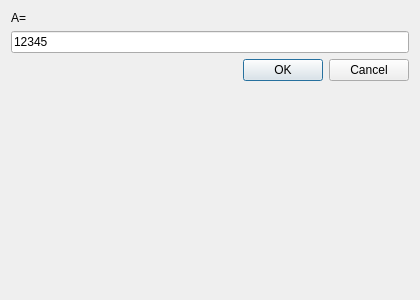
<?xml version="1.0" encoding="UTF-8"?>
<ui version="4.0"><class>Dialog</class><widget class="QDialog" name="Dialog"><property name="geometry"><rect><x>0</x><y>0</y><width>420</width><height>300</height></rect></property><property name="windowTitle"><string>Label 3</string></property><layout class="QVBoxLayout" name="verticalLayout"><property name="leftMargin"><number>11</number></property><property name="topMargin"><number>11</number></property><property name="rightMargin"><number>11</number></property><property name="bottomMargin"><number>11</number></property><property name="spacing"><number>6</number></property><item><widget class="QLabel" name="label_1"><property name="text"><string>A=</string></property></widget></item><item><widget class="QLineEdit" name="lineEdit_1"><property name="text"><string>12345</string></property></widget></item><item><layout class="QHBoxLayout" name="buttons"><property name="leftMargin"><number>0</number></property><property name="topMargin"><number>0</number></property><property name="rightMargin"><number>0</number></property><property name="bottomMargin"><number>0</number></property><property name="spacing"><number>6</number></property><item><spacer name="horizontalSpacer"><property name="orientation"><enum>Qt::Orientation::Horizontal</enum></property><property name="sizeHint" stdset="0"><size><width>40</width><height>20</height></size></property></spacer></item><item><widget class="QPushButton" name="ok"><property name="text"><string>OK</string></property></widget></item><item><widget class="QPushButton" name="cancel"><property name="text"><string>Cancel</string></property></widget></item></layout></item><item><spacer name="verticalSpacer"><property name="orientation"><enum>Qt::Orientation::Vertical</enum></property><property name="sizeHint" stdset="0"><size><width>40</width><height>20</height></size></property></spacer></item></layout></widget></ui>
